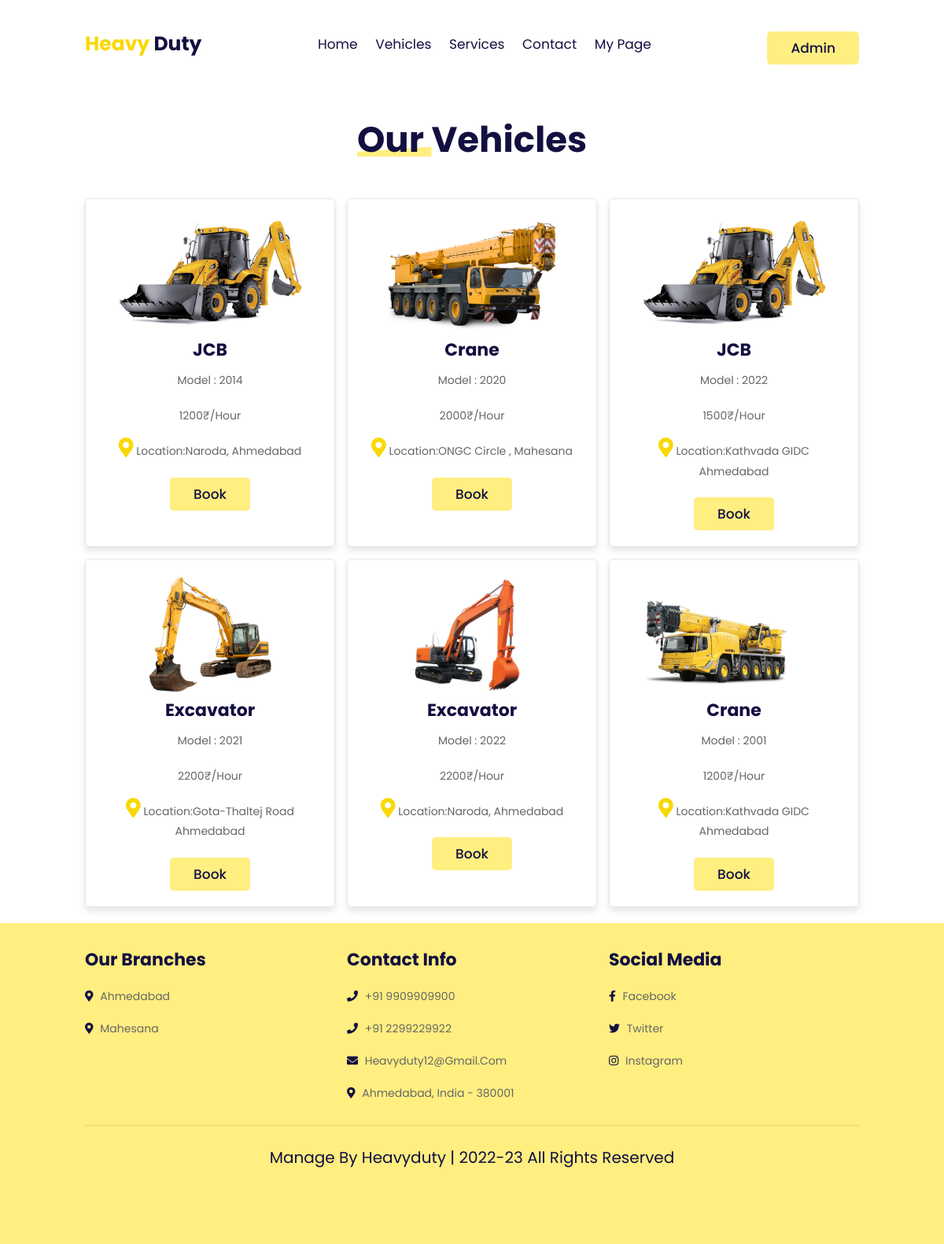
Page /vehiclespage (signed in) on the committed database.
### myapp/models.py (models this page shows, shortened)
class vehicleinfo(models.Model):
    userid = models.ForeignKey(registertable, on_delete=models.CASCADE, null=True)
    vtype = models.CharField(max_length=30)
    vmodel = models.IntegerField()
    vnumberplate = models.CharField(max_length=20)
    rateperhour = models.IntegerField()
    location = models.CharField(max_length=50)
    image = models.ImageField(upload_to="photos")
    def vphotos(self):
        return mark_safe('<img src="{}" width="100"/>'.format(self.image.url))
    vphotos.allow_tags = True

### myapp/views.py (the view)
# urls.py: path('vehiclespage', views.vehiclespage, name="vehicles.html"),
def vehiclespage(request):
    try:
        uid = request.session['logid']
        fetchvehicle = vehicleinfo.objects.all()
        try:
            checkuser = registertable.objects.get(id=uid)
        except:
            checkuser = None
        owner = False
        if checkuser.role == "Vehicle Owner":
            owner = True
        context = {
            'data': fetchvehicle,
            'checkuser': checkuser,
            'owner': owner,
        }
        return render(request, "vehicles.html", context)
    except:
        messages.error(request,"LOGIN FIRST")
    return redirect(indexpage)

### myapp/templates/vehicles.html (shortened to what this page needs)
<!DOCTYPE html>
{% load static %}
<html lang="en">
<head>
    <link rel="stylesheet" href="https://unpkg.com/swiper@7/swiper-bundle.min.css" />
    <link rel="stylesheet" href="https://cdnjs.cloudflare.com/ajax/libs/font-awesome/5.15.4/css/all.min.css">
    <link rel="stylesheet" href="{% static 'css/style.css' %}">
</head>
<body>
    <header class="header">
        <a href="{% url 'index.html' %}" class="logo"> <span>Heavy </span>duty </a>
        <nav class="navbar">
            <a href="{% url 'index.html' %}">home</a>
            <a href="{% url 'vehicles.html' %}">vehicles</a>
            <a href="{% url 'services.html' %}">services</a>
            <a href="{% url 'contact.html' %}">contact</a>
            {% if owner %}
            <a href="/ownerpage">My Page</a>
            {% else %}
            <a href="/clientpage">My Page</a>
            {% endif %}
        </nav>
        <div id="login-bt">
            <button class="btn">{{ request.session.logname }}</button>
        </div>
    </header>
    <br>
    <br>
            <br>
    <br>    <br>
    <br>
    <br>
    <br>
    <br>
        <h1 class="heading"> <span>Our </span> vehicles </h1>
        <section class="services" id="services">
            <div class="box-container">
                {% for i in data %}
                <div class="box">
                    <img src="/media/{{ i.image }}" height="150px" alt="">
                    <h3>{{ i.vtype }}</h3>
                    <p>Model : {{ i.vmodel }}</p>
                    <p>{{ i.rateperhour }}₹/hour</p>
                    <p>&nbsp;&nbsp;&nbsp;&nbsp;&nbsp;&nbsp;Location:{{ i.location }} </p>
                    <a href="/checkout/{{ i.id }}" class="btn">book</a>
                </div>
                {% endfor %}
            </div>
        </section>
    <section class="footer" id="footer">
        <div class="box-container">
            <div class="box">
                <h3>our branches</h3>
                <a href="#"> <i class="fas fa-map-marker-alt"></i> Ahmedabad </a>
                <a href="#"> <i class="fas fa-map-marker-alt"></i> Mahesana </a>
            </div>
            <div class="box">
                <h3>contact info</h3>
                <a href="#"> <i class="fas fa-phone"></i> +91 9909909900 </a>
                <a href="#"> <i class="fas fa-phone"></i> +91 2299229922 </a>
                <a href="#"> <i class="fas fa-envelope"></i> heavyduty12@gmail.com </a>
                <a href="#"> <i class="fas fa-map-marker-alt"></i> Ahmedabad, india - 380001 </a>
            </div>
            <div class="box">
                <h3>Social Media </h3>
                <a href="#"> <i class="fab fa-facebook-f"></i> facebook </a>
                <a href="#"> <i class="fab fa-twitter"></i> twitter </a>
                <a href="#"> <i class="fab fa-instagram"></i> instagram </a>
            </div>
        </div>
        <div class="credit"> manage by heavyduty | 2022-23 all rights reserved </div>
    </section>
</body>
</html>

### myapp/static/css/style.css (style rules this page uses)
:root { --yellow:#f9d806; --light-yellow:#ffee80; --black:#130f40; --light-color:#666; --box-shadow:0 .5rem 1rem rgba(0,0,0,.1); --border:.1rem solid rgba(0,0,0,.1); }
* { font-family: 'Poppins', sans-serif; margin:0; padding:0; box-sizing: border-box; outline: none; border:none; text-decoration: none; text-transform: capitalize; transition: .2s linear; }
html { font-size: 62.5%; overflow-x: hidden; scroll-padding-top: 7rem; scroll-behavior: smooth; }
section { padding:2rem 9%; }
.heading { padding-bottom: 2rem; text-align: center; font-size: 4.5rem; color:var(--black); }
.heading span { position: relative; z-index: 0; }
.heading span::before { content: ''; position: absolute; bottom:1rem; left:0; height: 100%; width: 100%; background: var(--light-yellow); z-index: -1; clip-path: polygon(0 90%, 100% 80%, 100% 100%, 0% 100%); }
.btn { display: inline-block; margin-top: 1rem; padding:.8rem 3rem; background:var(--light-yellow); color:var(--black); cursor: pointer; font-size: 1.7rem; border-radius: .5rem; font-weight: 500; text-align: center; }
.header { display: flex; align-items: center; justify-content: space-between; position: fixed; top:0; left:0; right:0; padding:3rem 9%; z-index: 1000; background: #fff; }
.header .logo { font-size: 2.5rem; color:var(--black); font-weight: bold; }
.header .logo span { color:var(--yellow); }
.header .navbar a { margin:0 1rem; font-size: 1.7rem; color:var(--black); }
.services .box-container { display: grid; grid-template-columns: repeat(auto-fit, minmax(30rem, 1fr)); gap:1.5rem; }
.services .box-container .box { padding:2rem; border-radius: .5rem; box-shadow: var(--box-shadow); border:var(--border); text-align: center; }
.services .box-container .box h3 { font-size: 2.2rem; color:var(--black); }
.services .box-container .box p { line-height: 1.8; padding:1rem 0; font-size: 1.4rem; color:var(--light-color); }
.footer { background: var(--light-yellow); padding-bottom: 8rem; }
.footer .box-container { display: grid; grid-template-columns: repeat(auto-fit, minmax(25rem, 1fr)); gap:1.5rem; }
.footer .box-container .box h3 { font-size: 2.2rem; padding:1rem 0; color:var(--black); }
.footer .box-container .box a { display: block; font-size: 1.4rem; padding:1rem 0; color:var(--light-color); }
.footer .box-container .box a i { padding-right: .5rem; color:var(--black); }
.footer .credit { text-align: center; padding:1.5rem; padding-top: 2.5rem; margin-top: 2rem; border-top: var(--border); font-size: 2rem; color:var(--black); }

### rows in the picture
vehicleinfo: image (picture), vtype "JCB", vmodel "2014", rateperhour "1200", location "Naroda, Ahmedabad"
vehicleinfo: image (picture), vtype "Crane", vmodel "2020", rateperhour "2000", location "ONGC Circle , Mahesana"
vehicleinfo: image (picture), vtype "JCB", vmodel "2022", rateperhour "1500", location "Kathvada GIDC Ahmedabad"
vehicleinfo: image (picture), vtype "Excavator", vmodel "2021", rateperhour "2200", location "Gota-Thaltej Road Ahmedabad"
vehicleinfo: image (picture), vtype "Excavator", vmodel "2022", rateperhour "2200", location "Naroda, Ahmedabad"
vehicleinfo: image (picture), vtype "Crane", vmodel "2001", rateperhour "1200", location "Kathvada GIDC Ahmedabad"

### other values in the picture
{{ request.session.logname }} "Admin"
